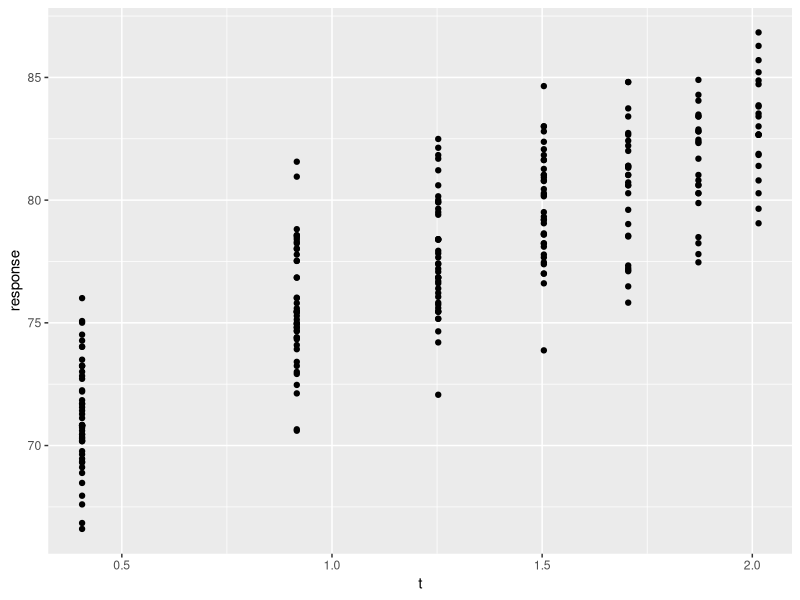
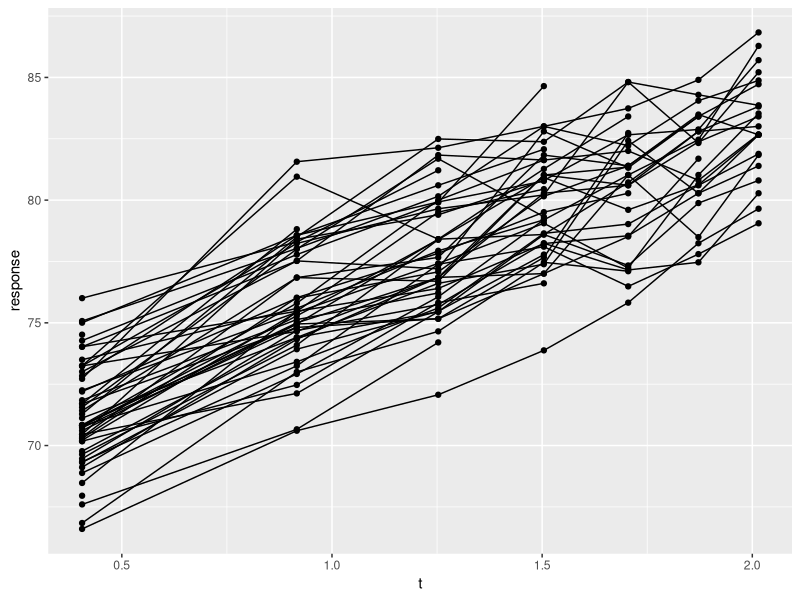
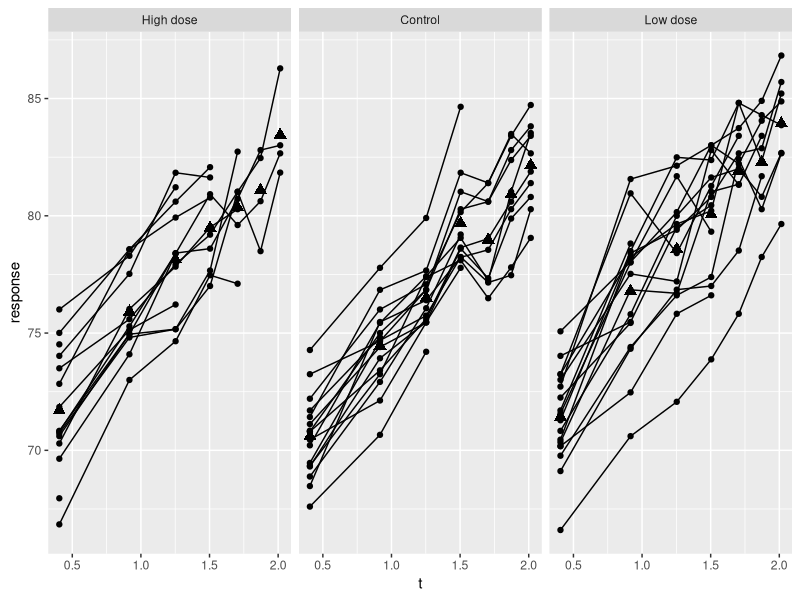
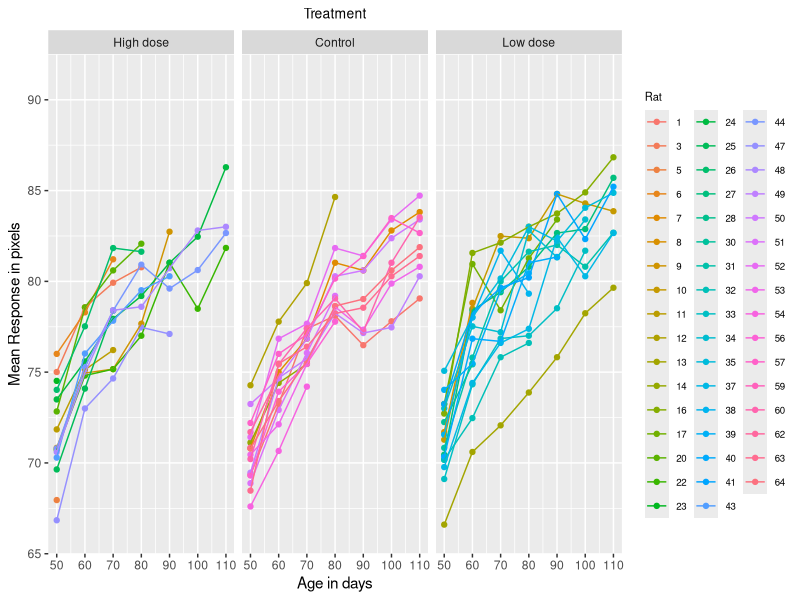

The R source for these figures, in order:
# Load data
library(ggpubr) 
library(haven)
library(dplyr)

# if there is not package installed 
# install.packages(ggpubr)
skullrats <- read_sav("Data/SkullRats.sav")



head(skullrats)
summary(skullrats)


skullrats$treat =  factor(skullrats$treat, labels = c("High dose","Control","Low dose"))
skullrats$t
# Basic plot
ggplot(skullrats,aes(y= response, x = t)) + geom_point()

# Basic plot + lines 
ggplot(skullrats,aes(y= response, x = t, group = rat)) + geom_point() + geom_line()


## facet (condition) the graph base on the treat variable
ggplot(skullrats,aes(y= response, x = t, group = rat)) + geom_point() + geom_line() + facet_grid(. ~ treat)+ 
  stat_summary(aes(group = 1), geom = "point", fun.y = mean, shape = 17, size = 3) + facet_grid(. ~ treat)


ggplot(data=skullrats,aes(x=age,y=response,color=as.factor(rat)))+
  geom_point()+geom_line()+facet_wrap(~treat)+
  theme(legend.title = element_text(size=8),legend.text=element_text(size=7))+
  ylab("Mean Response in pixels")+scale_y_continuous(limits=c(65,92.5),breaks=seq(65,92.5,5),expand=c(0,0))+
  xlab("Age in days")+scale_x_continuous(limits=c(50,110),breaks=seq(50,110,10))+
  scale_color_discrete(name="Rat")+ggtitle("Treatment")+theme(plot.title = element_text(hjust=0.5,size = 10))


